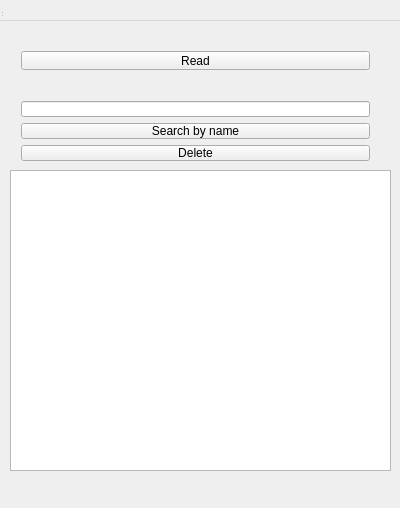
<?xml version="1.0" encoding="UTF-8"?>
<ui version="4.0">
 <class>TableResults</class>
 <widget class="QWidget" name="TableResults">
  <property name="geometry">
   <rect>
    <x>0</x>
    <y>0</y>
    <width>400</width>
    <height>508</height>
   </rect>
  </property>
  <property name="windowTitle">
   <string>TableResults</string>
  </property>
  <widget class="QWidget" name="centralWidget" native="true">
   <property name="geometry">
    <rect>
     <x>0</x>
     <y>20</y>
     <width>400</width>
     <height>471</height>
    </rect>
   </property>
   <widget class="QWidget" name="layoutWidget">
    <property name="geometry">
     <rect>
      <x>10</x>
      <y>20</y>
      <width>371</width>
      <height>41</height>
     </rect>
    </property>
    <layout class="QVBoxLayout" name="verticalLayout">
     <item>
      <widget class="QPushButton" name="ReadButton">
       <property name="text">
        <string>Read</string>
       </property>
      </widget>
     </item>
    </layout>
   </widget>
   <widget class="QTableWidget" name="tableWidget">
    <property name="geometry">
     <rect>
      <x>10</x>
      <y>150</y>
      <width>381</width>
      <height>301</height>
     </rect>
    </property>
   </widget>
   <widget class="QWidget" name="layoutWidget_2">
    <property name="geometry">
     <rect>
      <x>10</x>
      <y>70</y>
      <width>371</width>
      <height>82</height>
     </rect>
    </property>
    <layout class="QVBoxLayout" name="verticalLayout_2">
     <item>
      <widget class="QLineEdit" name="SearchNameEdit"/>
     </item>
     <item>
      <widget class="QPushButton" name="SearchButton">
       <property name="text">
        <string>Search by name</string>
       </property>
      </widget>
     </item>
     <item>
      <widget class="QPushButton" name="DeleteButton">
       <property name="text">
        <string>Delete</string>
       </property>
      </widget>
     </item>
    </layout>
   </widget>
  </widget>
  <widget class="QMenuBar" name="menuBar">
   <property name="geometry">
    <rect>
     <x>0</x>
     <y>0</y>
     <width>400</width>
     <height>21</height>
    </rect>
   </property>
  </widget>
  <widget class="QToolBar" name="mainToolBar">
   <property name="geometry">
    <rect>
     <x>0</x>
     <y>0</y>
     <width>4</width>
     <height>12</height>
    </rect>
   </property>
  </widget>
  <widget class="QStatusBar" name="statusBar">
   <property name="geometry">
    <rect>
     <x>0</x>
     <y>0</y>
     <width>3</width>
     <height>18</height>
    </rect>
   </property>
  </widget>
 </widget>
 <layoutdefault spacing="6" margin="11"/>
 <resources/>
 <connections/>
</ui>
